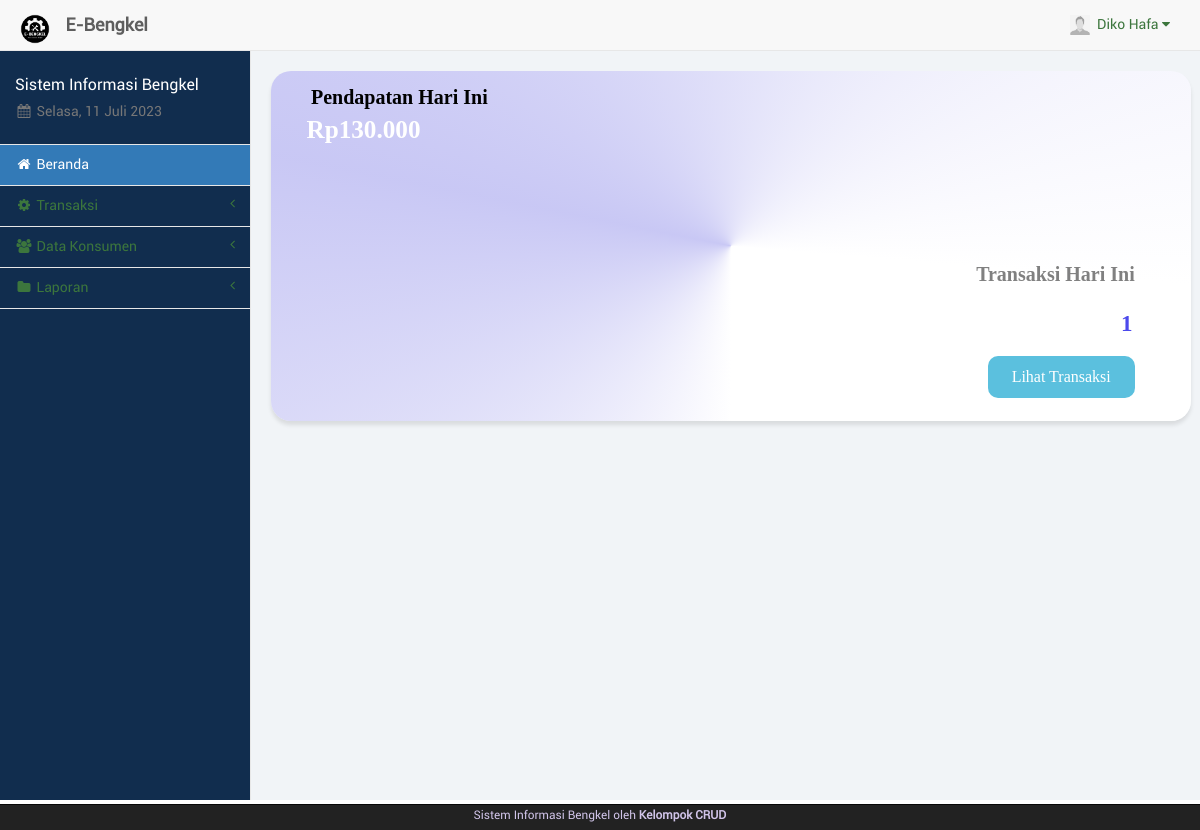
Screenshot of /kasir/index.php?login=success (signed in) with the database file from the repository.
### tables this page shows
CREATE TABLE `kasir` (
  `id_kasir` int(11) NOT NULL,
  `nama_kasir` varchar(50) NOT NULL,
  `telp_kasir` varchar(20) NOT NULL,
  `user_kasir` varchar(50) NOT NULL,
  `pass_kasir` varchar(100) NOT NULL,
  `foto_kasir` text NOT NULL,
  `id_adm` int(11) NOT NULL
);

### kasir/sess_check.php (called while the page is built, shortened)
<?php
	$chk_sess = $_SESSION['kasir'];
	include("dist/config/koneksi.php");
	$sql_sess = "SELECT * FROM kasir WHERE id_kasir='". $chk_sess ."'";
	$ress_sess = mysqli_query($conn, $sql_sess);
	$row_sess = mysqli_fetch_array($ress_sess);
	$sess_kasirname = $row_sess['nama_kasir'];
	$sess_kasirfoto = $row_sess['foto_kasir'];
?>

### kasir/layout_top.php (the view, shortened to what this page needs)
<?php
	$haries = array("Sunday" => "Minggu", "Monday" => "Senin", "Tuesday" => "Selasa", "Wednesday" => "Rabu", "Thursday" => "Kamis", "Friday" => "Jum'at", "Saturday" => "Sabtu");
	$bulans = array("", "Januari", "Februari", "Maret", "April", "Mei", "Juni", "Juli", "Agustus", "September", "Oktober", "November", "Desember");
	$hari_ini = $haries[date("l")];
	$bulan_ini = $bulans[date("n")];
	$tanggal = date("d");
	$tahun = date("Y");
?>
<!DOCTYPE html>
<html lang="en">
<head>
	<link rel="stylesheet" href="p.css">
	<link href="libs/bootstrap/dist/css/bootstrap.min.css" rel="stylesheet">
	<link href="libs/metisMenu/dist/metisMenu.min.css" rel="stylesheet">
    <link href="libs/datatables-plugins/integration/bootstrap/3/dataTables.bootstrap.css" rel="stylesheet">
    <link href="libs/datatables-responsive/css/dataTables.responsive.css" rel="stylesheet">
	<link href="dist/css/sb-admin-2.css" rel="stylesheet">
	<link href="dist/css/offline-font.css" rel="stylesheet">
	<link href="dist/css/custom.css" rel="stylesheet">
	<link href="libs/font-awesome/css/font-awesome.min.css" rel="stylesheet" type="text/css">
</head>
<body>
    <div id="wrapper" style="background-color: rgba(17, 45, 78, 1);">
        <nav class="navbar navbar-default navbar-static-top" role="navigation" style="margin-bottom: 0">
            <div class="navbar-header">
				<a class="navbar-brand hidden-xs" href="index.php">
					<img src="img/logo.png" alt="brand" width="40" class="float-left image-brand">
					<div class="float-right">&nbsp;<strong>E-Bengkel</strong></div>
				</a>
			</div>
            <ul class="nav navbar-top-links navbar-right">
				<li class="dropdown dropdown-right">
					<a class="dropdown-toggle" data-toggle="dropdown" href="#">
						<img src="../img/<?php echo $sess_kasirfoto;?>" width="20px" height="20px" padding="0px">&nbsp;&nbsp;<?php echo ucfirst($sess_kasirname); ?>&nbsp;<i class="fa fa-caret-down"></i>
					</a>
				</li>
			</ul>
            <div class="navbar-default sidebar" role="navigation" style="background-color: rgba(17, 45, 78, 1);">
                <div class="sidebar-nav navbar-collapse">
                    <ul class="nav" id="side-menu">
                        <li class="sidebar-search">
							<h4 style="color: white;">Sistem Informasi Bengkel</h4>
							<h5 class="text-muted"><i class="fa fa-calendar fa-fw"></i>&nbsp;<?php echo $hari_ini.", ".$tanggal." ".$bulan_ini." ".$tahun ?></h5>
						</li>
						<?php
							if($pagedesc == "Beranda") {
								echo '<li><a href="index.php" class="active"><i class="fa fa-home fa-fw"></i>&nbsp;Beranda</a></li>';
							}
							else {
								echo '<li><a href="index.php"><i class="fa fa-home fa-fw"></i>&nbsp;Beranda</a></li>';
							}
							if(isset($menuparent) && $menuparent == "transaksi") {
								echo '<li class="active">';
							}
							else {
								echo '<li>';
							}
						?>
							<a href="#"><i class="fa fa-gear fa-fw"></i>&nbsp;Transaksi<span class="fa arrow"></span></a>
						</li>
						<?php
							if(isset($menuparent) && $menuparent == "konsumen") {
								echo '<li class="active">';
							}
							else {
								echo '<li>';
							}
						?>
							<a href="#"><i class="fa fa-group fa-fw"></i>&nbsp;Data Konsumen<span class="fa arrow"></span></a>
						<?php
							if(isset($menuparent) && $menuparent == "laporan") {
								echo '<li class="active">';
							}
							else {
								echo '<li>';
							}
						?>
							<a href="#"><i class="fa fa-folder fa-fw"></i>&nbsp;Laporan<span class="fa arrow"></span></a>
						</li>
	                </ul>
                </div>
            </div>
        </nav>

### rows the page displays
kasir: foto_kasir (picture), nama_kasir "Diko Hafa"

### other values shown
format_rupiah($ttl) "Rp130.000"
$jmltrx "1"
